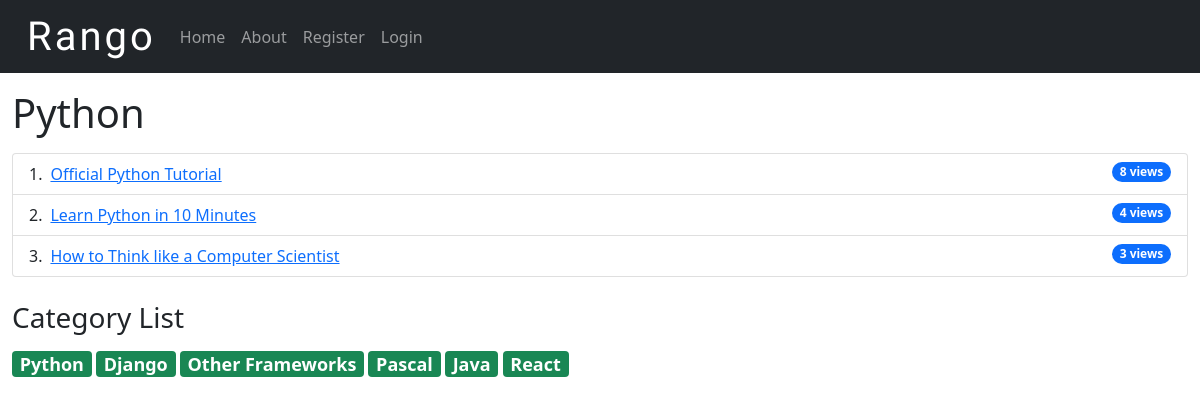
/rango/category/python/, run on an earlier commit of the app's database.
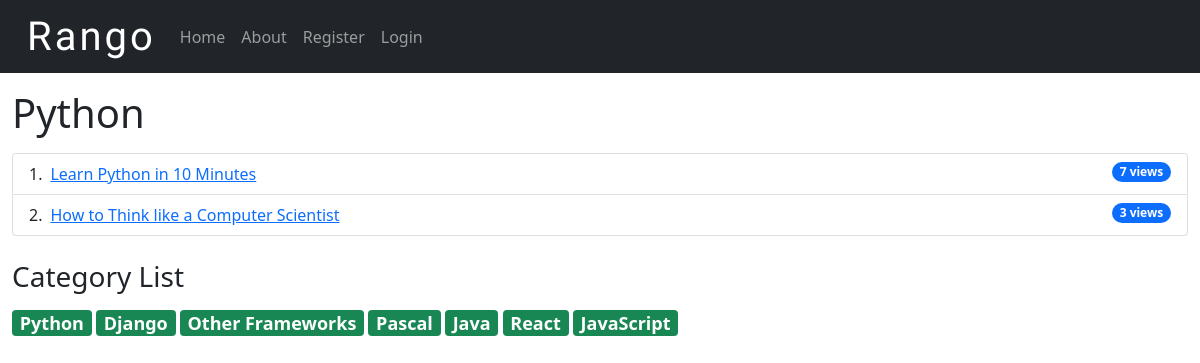
And on a later commit of the database.
### rango/models.py (models this page shows, shortened)
class Category(models.Model):
    name = models.CharField(max_length=128, unique=True)
    views = models.IntegerField(default=0)
    likes = models.IntegerField(default=0)
    slug = models.SlugField(unique=True)
    class Meta:
        verbose_name_plural = 'Categories'

class Page(models.Model):
    category = models.ForeignKey(Category, on_delete=models.CASCADE)
    title = models.CharField(max_length=128)
    url = models.URLField()
    views = models.IntegerField(default=0)

### rango/views.py (the view)
def show_category(request, category_name_slug):
    context_dict = {}
    try:
        category = Category.objects.get(slug=category_name_slug)
        pages = Page.objects.filter(category=category).order_by('-views')
        context_dict['pages'] = pages
        context_dict['category'] = category
    except Category.DoesNotExist:
        context_dict['pages'] = None
        context_dict['category'] = None
    return render(request, 'rango/category.html', context_dict)

### rango/templatetags/rango_template_tags.py (called while the page is built)
@register.inclusion_tag('rango/cats.html')
def get_category_list(cat=None):
    return {"cats": Category.objects.all(),
            "act_cat": cat}

### templates/rango/category.html (shortened to what this page needs)
{% extends 'rango/base.html' %}
{% load static %}
{% load rango_template_tags %}
{% block body_block %}
<div class="container-fluid mt-3">
{% if category %}
<div style="display: flex; justify-content: space-between;">
<h1>{{ category.name }}</h1>
</div>
{% if pages %}
<ol class="list-group list-group-numbered mt-2">
  {% for page in pages %}
  <li class="list-group-item d-flex justify-content-between align-items-start">
    <a href="{% url 'rango:goto' %}?page_id={{page.id}}" class="ms-2 me-auto">{{page.title}}</a>
    {% if page.views > 1 %}
    <span class="badge bg-primary rounded-pill">{{page.views}} views</span>
    {% elif page.views == 1 %}
    <span class="badge bg-primary rounded-pill">{{page.views}} view</span>
    {% endif %}
  </li>
  {% endfor %}
</ol>
{% else %}
<strong> No pages currently in category. </strong>
{% endif %}
{% else %}
<strong> Specified category does not exist. </strong>
{% endif %}
<div>
  {% block sidebar_block %} {% get_category_list category %} {% endblock %}
</div>
</div>
{% endblock %}

### templates/rango/base.html (shortened to what this page needs)
<!DOCTYPE html>
{% load static %}
<html lang="en">
  <head>
    <link href="https://cdn.jsdelivr.net/npm/bootstrap@5.0.1/dist/css/bootstrap.min.css" rel="stylesheet">
    <link rel="stylesheet" href="{% static 'css/style.css' %}">
  </head>
  <body>
    <nav class="navbar navbar-expand-lg navbar-dark bg-dark">
      <div class="container-fluid">
        <a class="navbar-brand brandLogo" href="{% url 'rango:index' %}">Rango</a>
        <div class="collapse navbar-collapse" id="navbarSupportedContent">
          <ul class="navbar-nav me-auto mb-2 mb-lg-0">
            <li class="nav-item">
              <a class="nav-link" aria-current="page" href="{% url 'rango:index' %}">Home</a>
            </li>
            <li class="nav-item">
              <a class="nav-link" href="{% url 'rango:about' %}">About</a>
            </li>
          {% if user.is_authenticated %}
            <li class="nav-item">
              <a class="nav-link" href="{% url 'rango:add_category' %}">Add Category</a>
            </li>
            <li class="nav-item">
              <a class="nav-link" href="{% url 'auth_logout' %}?next=/rango/">Logout</a>
            </li>
          {% else %}
            <li class="nav-item">
              <a class="nav-link" href="{% url 'registration_register' %}">Register</a>
            </li>
             <li class="nav-item">
              <a class="nav-link" href="{% url 'auth_login' %}">Login</a>
            </li>
          {% endif %}
          </ul>
        </div>
       </div>
    </nav>
    <div>
      {% block body_block %}{% endblock %}
    </div>
  </body>
</html>

### templates/rango/cats.html
<h3 class="mt-4"> Category List </h3>
{% if cats %}
{% for c in cats %}
{% if c == act_cat %}
<span class="badge bg-success mt-2"><a href="{% url 'rango:show_category' c.slug %}"
		style="color: white; text-decoration: none; cursor: pointer; font-size: 18px;">{{ c.name }}</a></span>
{% else %}
<span class="badge bg-success mt-2"><a href="{% url 'rango:show_category' c.slug %}"
		style="color: white; text-decoration: none; cursor: pointer; font-size: 18px;">{{ c.name }}</a></span>
{% endif %}
{% endfor %}
{% endif %}

### static/css/style.css (style rules this page uses)
.brandLogo { font: 40px "Odibee Sans", cursive; letter-spacing: 3px; margin-left: 15px; }

What changed in the data, as far as the page shows it:
removed Page: title "Official Python Tutorial", views "8"
changed Page "Learn Python in 10 Minutes": views "4" → "7"
added Category: name "JavaScript"
